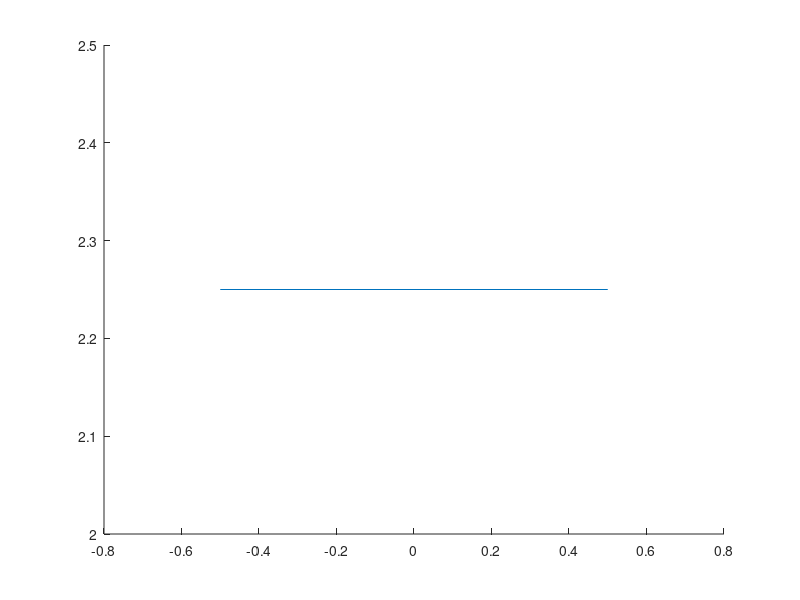

This figure's MATLAB source: (Note: this script raises an error after producing the figure.)
close all;
clear all; 

f1 = 0;	% <=== COMPLETAR 
f2 = 0; % <=== COMPLETAR 
f3 = 0; % <=== COMPLETAR 
f4 = 0; % <=== COMPLETAR 
f5 = 0; % <=== COMPLETAR 

figure(1);clf
hold on
%c(1) = ezplot(0, [-7 -3 -2.5 0]); 	    % <=== COMPLETAR Y DESCOMENTAR
%c(2) = ezplot(0, [-7 -3 0 2.8]);  	    % <=== COMPLETAR Y DESCOMENTAR
%c(3) = ezplot(0, [3 7 -2.5 0]);   	    % <=== COMPLETAR Y DESCOMENTAR
%c(4) = ezplot(0, [3 7 0 2.8]);    	    % <=== COMPLETAR Y DESCOMENTAR
%c(5) = ezplot(0,[-4 4]);         	    % <=== COMPLETAR Y DESCOMENTAR
%c(6) = ezplot(0,[-1 -0.75]);		        % <=== COMPLETAR Y DESCOMENTAR
%c(7) = ezplot(0,[0.75 1 ]);		        % <=== COMPLETAR Y DESCOMENTAR
%c(8) = ezplot(0,[-0.75 -0.5 2.25 3]);  % <=== COMPLETAR Y DESCOMENTAR
%c(9) = ezplot(0,[ 0.5 0.75 2.25 3]);   % <=== COMPLETAR Y DESCOMENTAR
%c(10) = ezplot(0,[-3 -0.75]);		      % <=== COMPLETAR Y DESCOMENTAR
%c(11) = ezplot(0,[0.75 3]);		        % <=== COMPLETAR Y DESCOMENTAR
c(12) = line([-0.5,0.5],[2.25,2.25]);  
set(c,'linewidth',6)
xlim([-8 8])
ylim([-4 4])
colormap([0 0 1])
grid on

title('BATICURVAS','fontsize',20);
xlabel('X','fontsize',14);
ylabel('Y','fontsize',14);
hold off
